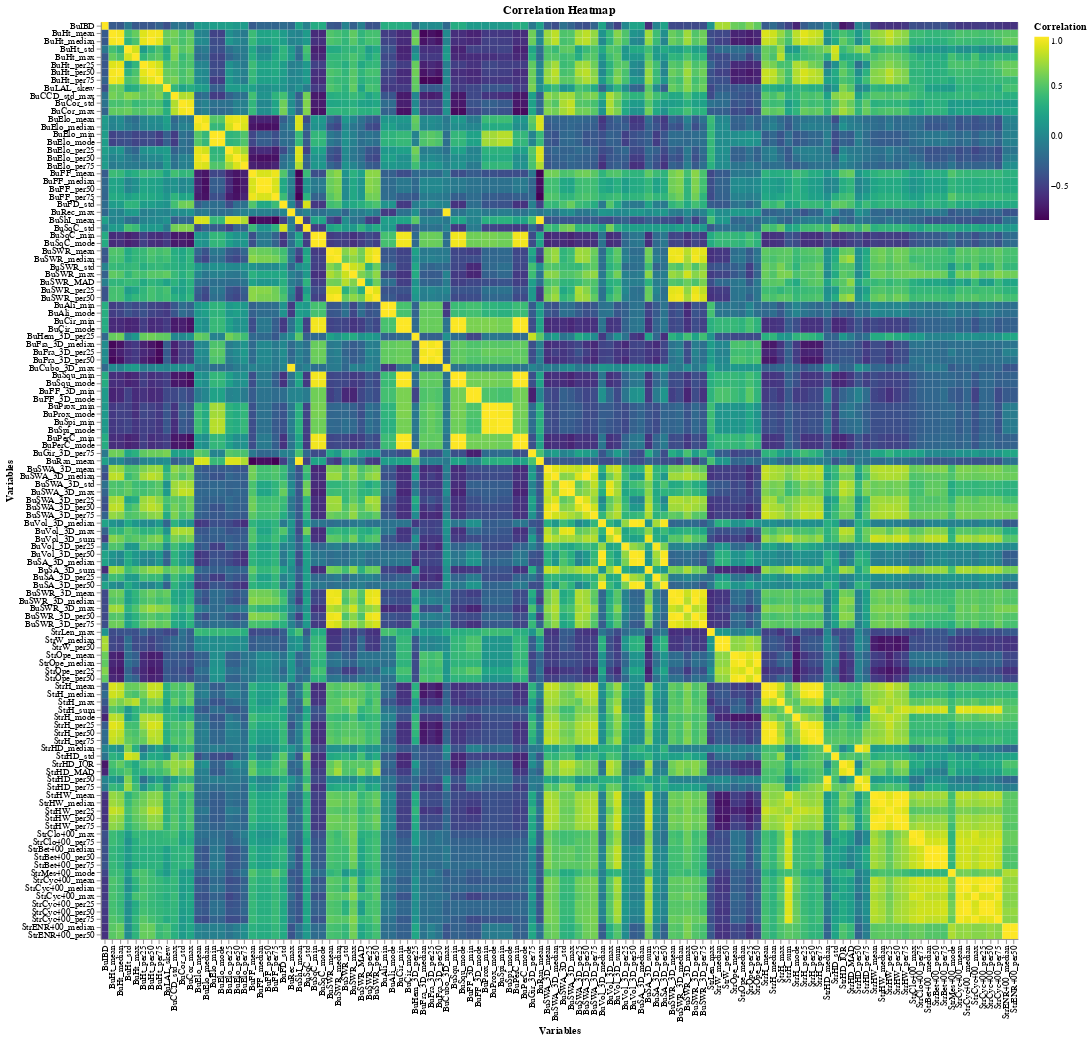

Notebook code cell kept with this figure:
### Code cell
import altair as alt
from mpl_toolkits.mplot3d import Axes3D
alt.data_transformers.enable("vegafusion")

corr = params_scaled[selected_stats['Parameter']].corr()
long_df = corr.reset_index().melt(id_vars='Parameter', var_name='Variable', value_name='Correlation')

# Create the heatmap using Altair
heatmap = alt.Chart(long_df).mark_rect().encode(
    x=alt.X('Parameter:N', title='Variables', sort=None),  # Column names
    y=alt.Y('Variable:N', title='Variables', sort=None),  # Row names
    color=alt.Color('Correlation:Q', scale=alt.Scale(scheme='viridis'), title='Correlation'),
    tooltip=['Parameter', 'Variable', 'Correlation']  # Tooltips for interactivity
).properties(
    width=1000,
    height=1000,
    title='Correlation Heatmap'
).interactive()

# Display the heatmap
heatmap.show()

### Figure 1 — Vega specification as saved in the notebook (floating-point values rounded to 4 significant figures; data arrays with more than 128 entries replaced by an {"elided": "..."} marker saying what was removed)
{"$schema": "https://vega.github.io/schema/vega/v5.json", "data": [{"name": "param_1_store"}, {"name": "source_0", "values": {"elided": "13924 records"}}, {"name": "source_0_x_domain_Parameter", "values": [{"Parameter": "BuIBD"}, {"Parameter": "BuHt_mean"}, {"Parameter": "BuHt_median"}, {"Parameter": "BuHt_std"}, {"Parameter": "BuHt_max"}, {"Parameter": "BuHt_per25"}, {"Parameter": "BuHt_per50"}, {"Parameter": "BuHt_per75"}, {"Parameter": "BuLAL_skew"}, {"Parameter": "BuCCD_std_max"}, {"Parameter": "BuCor_std"}, {"Parameter": "BuCor_max"}, {"Parameter": "BuElo_mean"}, {"Parameter": "BuElo_median"}, {"Parameter": "BuElo_min"}, {"Parameter": "BuElo_mode"}, {"Parameter": "BuElo_per25"}, {"Parameter": "BuElo_per50"}, {"Parameter": "BuElo_per75"}, {"Parameter": "BuFF_mean"}, {"Parameter": "BuFF_median"}, {"Parameter": "BuFF_per50"}, {"Parameter": "BuFF_per75"}, {"Parameter": "BuFD_std"}, {"Parameter": "BuRec_max"}, {"Parameter": "BuShI_mean"}, {"Parameter": "BuSqC_std"}, {"Parameter": "BuSqC_min"}, {"Parameter": "BuSqC_mode"}, {"Parameter": "BuSWR_mean"}, {"Parameter": "BuSWR_median"}, {"Parameter": "BuSWR_std"}, {"Parameter": "BuSWR_max"}, {"Parameter": "BuSWR_MAD"}, {"Parameter": "BuSWR_per25"}, {"Parameter": "BuSWR_per50"}, {"Parameter": "BuAli_min"}, {"Parameter": "BuAli_mode"}, {"Parameter": "BuCir_min"}, {"Parameter": "BuCir_mode"}, {"Parameter": "BuHem_3D_per25"}, {"Parameter": "BuFra_3D_median"}, {"Parameter": "BuFra_3D_per25"}, {"Parameter": "BuFra_3D_per50"}, {"Parameter": "BuCubo_3D_max"}, {"Parameter": "BuSqu_min"}, {"Parameter": "BuSqu_mode"}, {"Parameter": "BuFF_3D_min"}, {"Parameter": "BuFF_3D_mode"}, {"Parameter": "BuProx_min"}, {"Parameter": "BuProx_mode"}, {"Parameter": "BuSpi_min"}, {"Parameter": "BuSpi_mode"}, {"Parameter": "BuPerC_min"}, {"Parameter": "BuPerC_mode"}, {"Parameter": "BuGir_3D_per75"}, {"Parameter": "BuRan_mean"}, {"Parameter": "BuSWA_3D_mean"}, {"Parameter": "BuSWA_3D_median"}, {"Parameter": "BuSWA_3D_std"}, {"Parameter": "BuSWA_3D_max"}, {"Parameter": "BuSWA_3D_per25"}, {"Parameter": "BuSWA_3D_per50"}, {"Parameter": "BuSWA_3D_per75"}, {"Parameter": "BuVol_3D_median"}, {"Parameter": "BuVol_3D_max"}, {"Parameter": "BuVol_3D_sum"}, {"Parameter": "BuVol_3D_per25"}, {"Parameter": "BuVol_3D_per50"}, {"Parameter": "BuSA_3D_median"}, {"Parameter": "BuSA_3D_sum"}, {"Parameter": "BuSA_3D_per25"}, {"Parameter": "BuSA_3D_per50"}, {"Parameter": "BuSWR_3D_mean"}, {"Parameter": "BuSWR_3D_median"}, {"Parameter": "BuSWR_3D_max"}, {"Parameter": "BuSWR_3D_per50"}, {"Parameter": "BuSWR_3D_per75"}, {"Parameter": "StrLen_max"}, {"Parameter": "StrW_median"}, {"Parameter": "StrW_per50"}, {"Parameter": "StrOpe_mean"}, {"Parameter": "StrOpe_median"}, {"Parameter": "StrOpe_per25"}, {"Parameter": "StrOpe_per50"}, {"Parameter": "StrH_mean"}, {"Parameter": "StrH_median"}, {"Parameter": "StrH_max"}, {"Parameter": "StrH_sum"}, {"Parameter": "StrH_mode"}, {"Parameter": "StrH_per25"}, {"Parameter": "StrH_per50"}, {"Parameter": "StrH_per75"}, {"Parameter": "StrHD_median"}, {"Parameter": "StrHD_std"}, {"Parameter": "StrHD_IQR"}, {"Parameter": "StrHD_MAD"}, {"Parameter": "StrHD_per50"}, {"Parameter": "StrHD_per75"}, {"Parameter": "StrHW_mean"}, {"Parameter": "StrHW_median"}, {"Parameter": "StrHW_per25"}, {"Parameter": "StrHW_per50"}, {"Parameter": "StrHW_per75"}, {"Parameter": "StrClo400_max"}, {"Parameter": "StrClo400_per75"}, {"Parameter": "StrBet400_median"}, {"Parameter": "StrBet400_per50"}, {"Parameter": "StrBet400_per75"}, {"Parameter": "StrMes400_mode"}, {"Parameter": "StrCyc400_mean"}, {"Parameter": "StrCyc400_median"}, {"Parameter": "StrCyc400_max"}, {"Parameter": "StrCyc400_per25"}, {"Parameter": "StrCyc400_per50"}, {"Parameter": "StrCyc400_per75"}, {"Parameter": "StrENR400_median"}, {"Parameter": "StrENR400_per50"}]}, {"name": "source_0_y_domain_Variable", "values": [{"Variable": "BuIBD"}, {"Variable": "BuHt_mean"}, {"Variable": "BuHt_median"}, {"Variable": "BuHt_std"}, {"Variable": "BuHt_max"}, {"Variable": "BuHt_per25"}, {"Variable": "BuHt_per50"}, {"Variable": "BuHt_per75"}, {"Variable": "BuLAL_skew"}, {"Variable": "BuCCD_std_max"}, {"Variable": "BuCor_std"}, {"Variable": "BuCor_max"}, {"Variable": "BuElo_mean"}, {"Variable": "BuElo_median"}, {"Variable": "BuElo_min"}, {"Variable": "BuElo_mode"}, {"Variable": "BuElo_per25"}, {"Variable": "BuElo_per50"}, {"Variable": "BuElo_per75"}, {"Variable": "BuFF_mean"}, {"Variable": "BuFF_median"}, {"Variable": "BuFF_per50"}, {"Variable": "BuFF_per75"}, {"Variable": "BuFD_std"}, {"Variable": "BuRec_max"}, {"Variable": "BuShI_mean"}, {"Variable": "BuSqC_std"}, {"Variable": "BuSqC_min"}, {"Variable": "BuSqC_mode"}, {"Variable": "BuSWR_mean"}, {"Variable": "BuSWR_median"}, {"Variable": "BuSWR_std"}, {"Variable": "BuSWR_max"}, {"Variable": "BuSWR_MAD"}, {"Variable": "BuSWR_per25"}, {"Variable": "BuSWR_per50"}, {"Variable": "BuAli_min"}, {"Variable": "BuAli_mode"}, {"Variable": "BuCir_min"}, {"Variable": "BuCir_mode"}, {"Variable": "BuHem_3D_per25"}, {"Variable": "BuFra_3D_median"}, {"Variable": "BuFra_3D_per25"}, {"Variable": "BuFra_3D_per50"}, {"Variable": "BuCubo_3D_max"}, {"Variable": "BuSqu_min"}, {"Variable": "BuSqu_mode"}, {"Variable": "BuFF_3D_min"}, {"Variable": "BuFF_3D_mode"}, {"Variable": "BuProx_min"}, {"Variable": "BuProx_mode"}, {"Variable": "BuSpi_min"}, {"Variable": "BuSpi_mode"}, {"Variable": "BuPerC_min"}, {"Variable": "BuPerC_mode"}, {"Variable": "BuGir_3D_per75"}, {"Variable": "BuRan_mean"}, {"Variable": "BuSWA_3D_mean"}, {"Variable": "BuSWA_3D_median"}, {"Variable": "BuSWA_3D_std"}, {"Variable": "BuSWA_3D_max"}, {"Variable": "BuSWA_3D_per25"}, {"Variable": "BuSWA_3D_per50"}, {"Variable": "BuSWA_3D_per75"}, {"Variable": "BuVol_3D_median"}, {"Variable": "BuVol_3D_max"}, {"Variable": "BuVol_3D_sum"}, {"Variable": "BuVol_3D_per25"}, {"Variable": "BuVol_3D_per50"}, {"Variable": "BuSA_3D_median"}, {"Variable": "BuSA_3D_sum"}, {"Variable": "BuSA_3D_per25"}, {"Variable": "BuSA_3D_per50"}, {"Variable": "BuSWR_3D_mean"}, {"Variable": "BuSWR_3D_median"}, {"Variable": "BuSWR_3D_max"}, {"Variable": "BuSWR_3D_per50"}, {"Variable": "BuSWR_3D_per75"}, {"Variable": "StrLen_max"}, {"Variable": "StrW_median"}, {"Variable": "StrW_per50"}, {"Variable": "StrOpe_mean"}, {"Variable": "StrOpe_median"}, {"Variable": "StrOpe_per25"}, {"Variable": "StrOpe_per50"}, {"Variable": "StrH_mean"}, {"Variable": "StrH_median"}, {"Variable": "StrH_max"}, {"Variable": "StrH_sum"}, {"Variable": "StrH_mode"}, {"Variable": "StrH_per25"}, {"Variable": "StrH_per50"}, {"Variable": "StrH_per75"}, {"Variable": "StrHD_median"}, {"Variable": "StrHD_std"}, {"Variable": "StrHD_IQR"}, {"Variable": "StrHD_MAD"}, {"Variable": "StrHD_per50"}, {"Variable": "StrHD_per75"}, {"Variable": "StrHW_mean"}, {"Variable": "StrHW_median"}, {"Variable": "StrHW_per25"}, {"Variable": "StrHW_per50"}, {"Variable": "StrHW_per75"}, {"Variable": "StrClo400_max"}, {"Variable": "StrClo400_per75"}, {"Variable": "StrBet400_median"}, {"Variable": "StrBet400_per50"}, {"Variable": "StrBet400_per75"}, {"Variable": "StrMes400_mode"}, {"Variable": "StrCyc400_mean"}, {"Variable": "StrCyc400_median"}, {"Variable": "StrCyc400_max"}, {"Variable": "StrCyc400_per25"}, {"Variable": "StrCyc400_per50"}, {"Variable": "StrCyc400_per75"}, {"Variable": "StrENR400_median"}, {"Variable": "StrENR400_per50"}]}, {"name": "source_0_color_domain_Correlation", "values": [{"min": -0.8446, "max": 1.0}]}], "signals": [{"name": "unit", "value": {}, "on": [{"events": "pointermove", "update": "isTuple(group()) ? group() : unit"}]}, {"name": "param_1", "update": "vlSelectionResolve(\"param_1_store\", \"union\")"}, {"name": "param_1_Parameter", "on": [{"events": [{"source": "view", "type": "dblclick"}], "update": "null"}, {"events": {"signal": "param_1_translate_delta"}, "update": "panLinear(param_1_translate_anchor.extent_x, -param_1_translate_delta.x / width)"}, {"events": {"signal": "param_1_zoom_delta"}, "update": "zoomLinear(domain(\"x\"), param_1_zoom_anchor.x, param_1_zoom_delta)"}]}, {"name": "param_1_Variable", "on": [{"events": [{"source": "view", "type": "dblclick"}], "update": "null"}, {"events": {"signal": "param_1_translate_delta"}, "update": "panLinear(param_1_translate_anchor.extent_y, param_1_translate_delta.y / height)"}, {"events": {"signal": "param_1_zoom_delta"}, "update": "zoomLinear(domain(\"y\"), param_1_zoom_anchor.y, param_1_zoom_delta)"}]}, {"name": "param_1_tuple", "on": [{"events": [{"signal": "param_1_Parameter || param_1_Variable"}], "update": "param_1_Parameter && param_1_Variable ? {unit: \"\", fields: param_1_tuple_fields, values: [param_1_Parameter,param_1_Variable]} : null"}]}, {"name": "param_1_tuple_fields", "value": [{"field": "Parameter", "channel": "x", "type": "E"}, {"field": "Variable", "channel": "y", "type": "E"}]}, {"name": "param_1_translate_anchor", "value": {}, "on": [{"events": [{"source": "scope", "type": "pointerdown"}], "update": "{x: x(unit), y: y(unit), extent_x: domain(\"x\"), extent_y: domain(\"y\")}"}]}, {"name": "param_1_translate_delta", "value": {}, "on": [{"events": [{"source": "window", "between": [{"source": "scope", "type": "pointerdown"}, {"source": "window", "type": "pointerup"}], "consume": true, "type": "pointermove"}], "update": "{x: param_1_translate_anchor.x - x(unit), y: param_1_translate_anchor.y - y(unit)}"}]}, {"name": "param_1_zoom_anchor", "on": [{"events": [{"source": "scope", "type": "wheel", "consume": true}], "update": "{x: invert(\"x\", x(unit)), y: invert(\"y\", y(unit))}"}]}, {"name": "param_1_zoom_delta", "on": [{"events": [{"source": "scope", "consume": true, "type": "wheel"}], "update": "pow(1.001, event.deltaY * pow(16, event.deltaMode))", "force": true}]}, {"name": "param_1_modify", "on": [{"events": {"signal": "param_1_tuple"}, "update": "modify(\"param_1_store\", param_1_tuple, true)"}]}], "marks": [{"type": "rect", "name": "marks", "from": {"data": "source_0"}, "encode": {"update": {"tooltip": {"signal": "{\"Parameter\": isValid(datum[\"Parameter\"]) ? datum[\"Parameter\"] : \"\"+datum[\"Parameter\"], \"Variable\": isValid(datum[\"Variable\"]) ? datum[\"Variable\"] : \"\"+datum[\"Variable\"], \"Correlation\": format(datum[\"Correlation\"], \"\")}"}, "x": {"field": "Parameter", "scale": "x"}, "fill": {"field": "Correlation", "scale": "color"}, "width": {"signal": "max(0.25, bandwidth('x'))"}, "height": {"signal": "max(0.25, bandwidth('y'))"}, "y": {"field": "Variable", "scale": "y"}}}, "interactive": true, "style": ["rect"]}], "scales": [{"name": "x", "type": "band", "domain": {"data": "source_0_x_domain_Parameter", "field": "Parameter"}, "range": [0, {"signal": "width"}], "paddingInner": 0, "paddingOuter": 0}, {"name": "y", "type": "band", "domain": {"data": "source_0_y_domain_Variable", "field": "Variable"}, "range": [0, {"signal": "height"}], "paddingOuter": 0, "paddingInner": 0}, {"name": "color", "type": "linear", "domain": [{"signal": "(data(\"source_0_color_domain_Correlation\")[0] || {}).min"}, {"signal": "(data(\"source_0_color_domain_Correlation\")[0] || {}).max"}], "range": {"scheme": "viridis"}, "interpolate": "hcl", "zero": false}], "axes": [{"scale": "x", "grid": false, "labelAngle": 270, "labelBaseline": "middle", "labelAlign": "right", "zindex": 1, "orient": "bottom", "title": "Variables"}, {"scale": "y", "title": "Variables", "zindex": 1, "grid": false, "orient": "left"}], "title": {"text": "Correlation Heatmap", "frame": "group"}, "background": "white", "height": 1000, "padding": 5, "width": 1000, "style": "cell", "legends": [{"title": "Correlation", "fill": "color", "gradientLength": {"signal": "clamp(height, 64, 200)"}}]}
